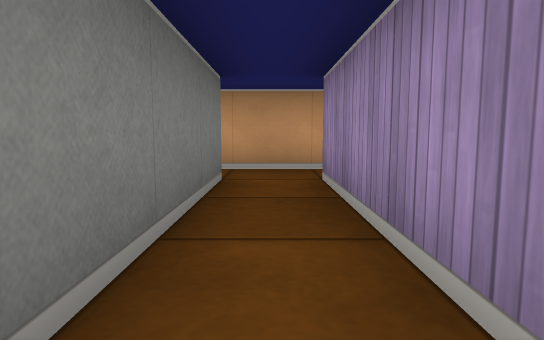
View 1 (above)

13 first-person views from a walk through a cub3D maze. The camera is about half as high as the walls, tilts 6° down and sees 75° across. The floor is counted in squares. Each view is taken from the middle of a square. On the plan, view 1 faces up. The plan holds only what a view shows up to about 9 squares ahead; the rest is blank.

View 2
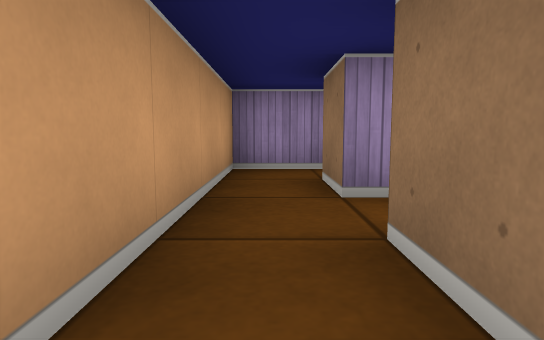

View 3
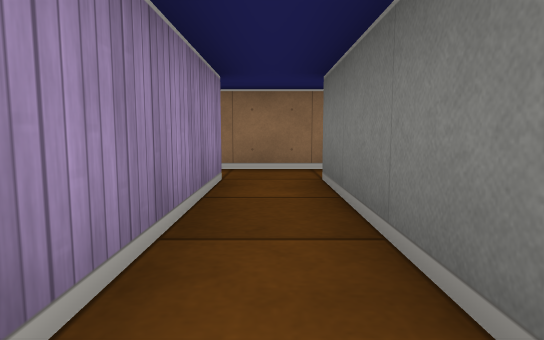

View 4
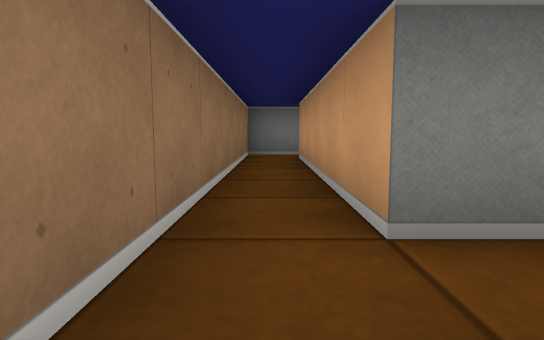

View 5
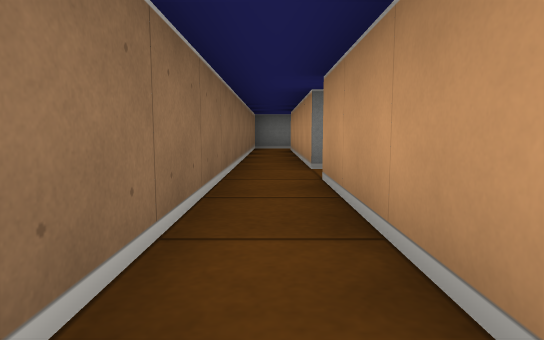

View 6
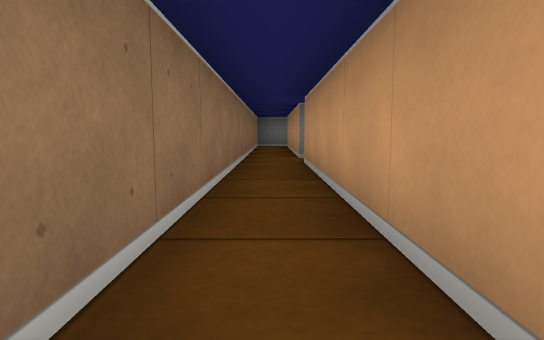

View 7
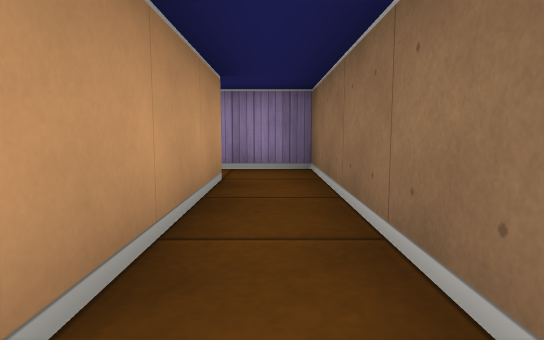

View 8
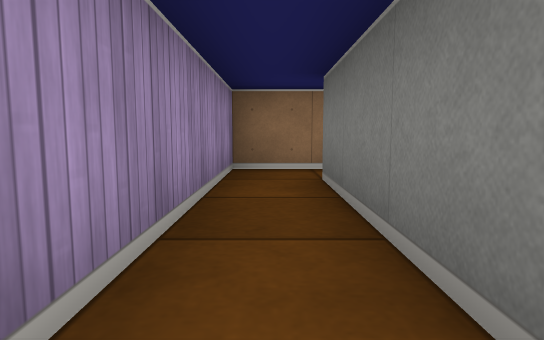

View 9
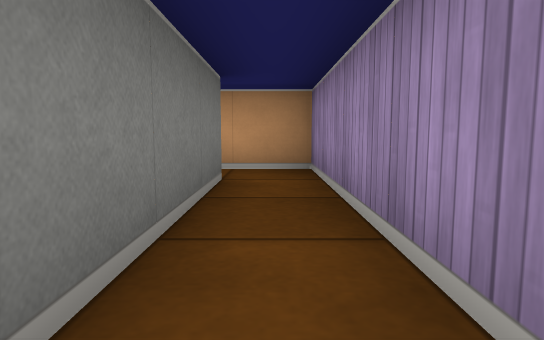

View 10
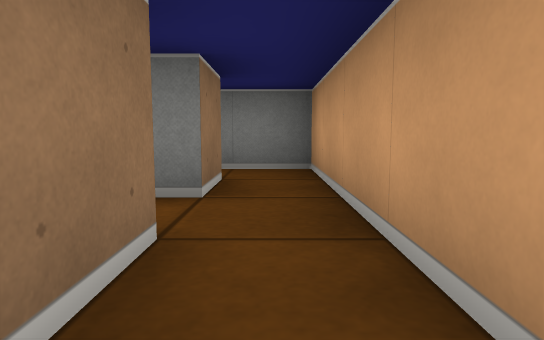

View 11
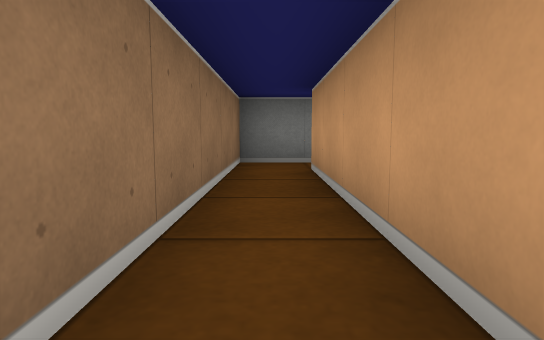

View 12
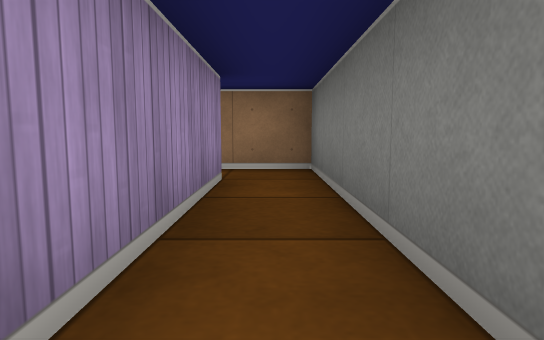

View 13
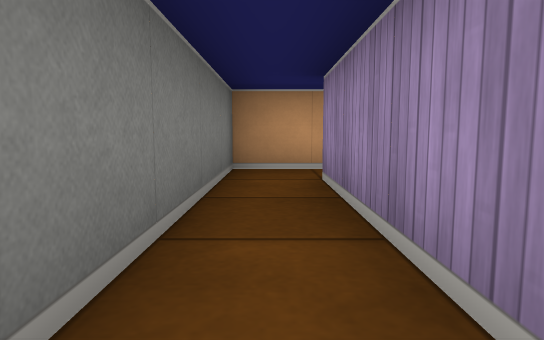

### Floor plan
Ten units are one square. View 1 is at (0, 0); x grows to the right and y downward. Boxes are objects, and circles mark ways between rooms. Rooms are numbered by the first view taken in them; rooms with no view inside come last. Other rooms are left out.
<svg viewBox="-70 -50 140 60">
<path fill="none" stroke="#000" d="M5 -5 5 -35 15 -35M-15 -35 -5 -35 -5 -5 -55 -5M15 -45 -15 -45M-55 5 5 5M-15 -45 -25 -45 -25 -32M55 -35 55 -5 5 -5M5 5 65 5 65 -45 52 -45M25 -32 25 -45 15 -45M-55 -5 -55 -35M-52 -45 -65 -45 -65 5 -55 5"/>
<circle cx="-10" cy="-40" r="3" fill="#2a7"/>
<circle cx="10" cy="0" r="3" fill="#2a7"/>
<circle cx="10" cy="-40" r="3" fill="#2a7"/>
<circle cx="-50" cy="0" r="3" fill="#2a7"/>
<text x="0" y="-20">1</text>
<text x="-20" y="-40">2</text>
<text x="50" y="0">3</text>
<text x="20" y="-40">4</text>
<text x="-60" y="-20">5</text>
</svg>
Room 1 opens to room 2. Room 1 opens to room 3. Room 1 opens to room 4. Room 1 opens to room 5.

Where each view was taken, in squares from view 1:
view 1: 0 up, 0 right, facing up
view 2: 4 up, 2 left, facing right
view 3: 4 up, 0 right, facing down
view 4: 0 up, 1 right, facing left
view 5: 0 up, 4 right, facing left
view 6: 0 up, 6 right, facing left
view 7: 0 up, 2 right, facing right
view 8: 4 up, 6 right, facing down
view 9: 0 up, 6 right, facing up
view 10: 4 up, 2 right, facing left
view 11: 0 up, 1 left, facing left
view 12: 4 up, 6 left, facing down
view 13: 0 up, 6 left, facing up
